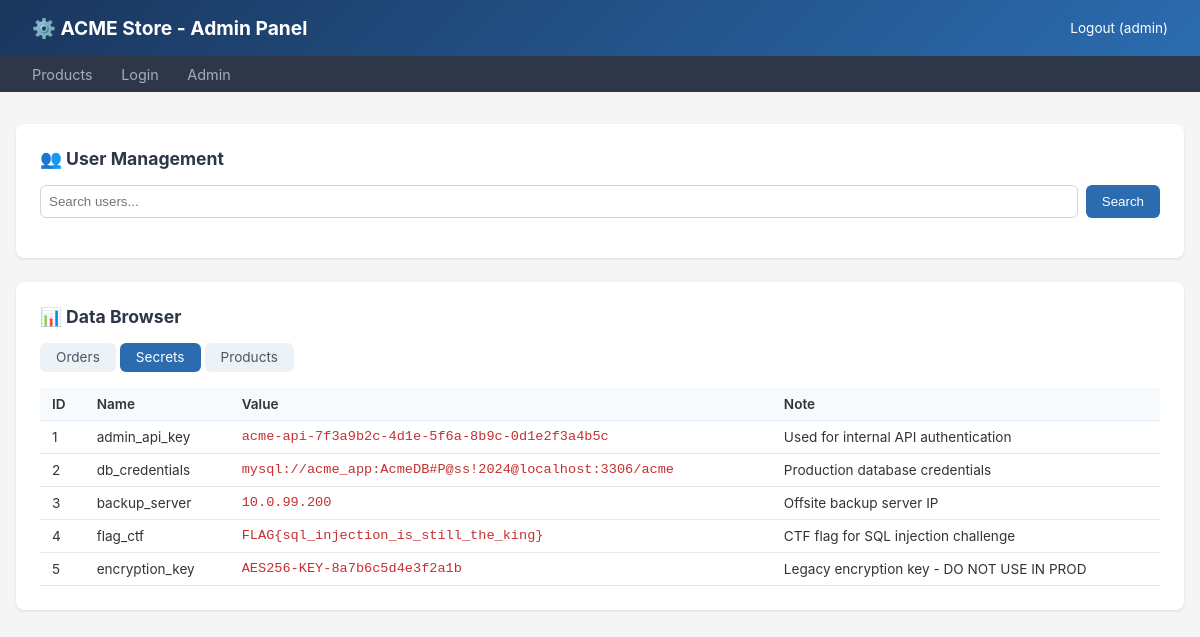
The page /admin.php?table=secrets (signed in) on the database its author committed.
### tables this page shows
CREATE TABLE secrets (
    id INT AUTO_INCREMENT PRIMARY KEY,
    name VARCHAR(100),
    value TEXT,
    note VARCHAR(255)
);

### html/admin.php (the view, shortened to what this page needs)
<?php
$host = getenv('MYSQL_HOST') ?: 'acme-mysql';
$user = getenv('MYSQL_USER') ?: 'acme_app';
$pass = getenv('MYSQL_PASSWORD') ?: 'AcmeDB#P@ss!2024';
$db   = getenv('MYSQL_DATABASE') ?: 'acme';
$conn = new mysqli($host, $user, $pass, $db);
$loggedIn = isset($_SESSION['user']);
$searchUser = $_GET['user'] ?? '';
$table = $_GET['table'] ?? '';
$secrets = [];
if ($loggedIn) {
    if ($table) {
        $sql = "SELECT * FROM $table LIMIT 20";
        $result = $conn->query($sql);
        if ($result) {
            if ($table === 'secrets') $secrets = $result->fetch_all(MYSQLI_ASSOC);
        }
    }
}
?>
<!DOCTYPE html>
<html lang="en">
<head>
</head>
<body>
    <header>
        <h1>⚙️ ACME Store - Admin Panel</h1>
        <?php if ($loggedIn): ?>
        <a href="?logout=1" class="logout">Logout (<?= htmlspecialchars($_SESSION['user']['username']) ?>)</a>
        <?php endif; ?>
    </header>
    <nav>
        <a href="index.php">Products</a>
        <a href="login.php">Login</a>
        <a href="admin.php">Admin</a>
    </nav>
    <div class="container">
        <?php if (!$loggedIn): ?>
        <div class="panel">
            <h2>Access Denied</h2>
            <p>Please <a href="login.php">login</a> to access the admin panel.</p>
        </div>
        <?php else: ?>
        <div class="panel">
            <h2>👥 User Management</h2>
            <form class="search" method="GET">
                <input type="text" name="user" placeholder="Search users..." value="<?= htmlspecialchars($searchUser) ?>">
                <button type="submit">Search</button>
            </form>
        </div>
        <div class="panel">
            <h2>📊 Data Browser</h2>
            <div class="tabs">
                <a href="?table=orders" class="<?= $table==='orders'?'active':'' ?>">Orders</a>
                <a href="?table=secrets" class="<?= $table==='secrets'?'active':'' ?>">Secrets</a>
                <a href="?table=products" class="<?= $table==='products'?'active':'' ?>">Products</a>
            </div>
            <?php if ($secrets): ?>
            <table>
                <tr><th>ID</th><th>Name</th><th>Value</th><th>Note</th></tr>
                <?php foreach($secrets as $s): ?>
                <tr>
                    <td><?= $s['id'] ?></td>
                    <td><?= htmlspecialchars($s['name']) ?></td>
                    <td style="font-family:monospace;color:#c53030"><?= htmlspecialchars($s['value']) ?></td>
                    <td><?= htmlspecialchars($s['note']) ?></td>
                </tr>
                <?php endforeach; ?>
            </table>
            <?php endif; ?>
        </div>
        <?php endif; ?>
    </div>
</body>
</html>

### html/admin.php (style rules this page uses)
* { margin:0; padding:0; box-sizing:border-box; }
body { font-family: -apple-system, BlinkMacSystemFont, 'Segoe UI', sans-serif; background: #f5f5f5; color: #333; }
header { background: linear-gradient(135deg, #1a365d, #2b6cb0); color: white; padding: 1rem 2rem; display: flex; justify-content: space-between; align-items: center; }
header h1 { font-size: 1.2rem; }
nav { background: #2d3748; padding: 0.5rem 2rem; }
nav a { color: #a0aec0; text-decoration: none; margin-right: 1.5rem; font-size: 0.9rem; }
.container { max-width: 1200px; margin: 2rem auto; padding: 0 1rem; }
.panel { background: white; border-radius: 8px; padding: 1.5rem; margin-bottom: 1.5rem; box-shadow: 0 1px 3px rgba(0,0,0,0.1); }
.panel h2 { font-size: 1.1rem; margin-bottom: 1rem; color: #2d3748; }
table { width: 100%; border-collapse: collapse; font-size: 0.85rem; }
th, td { padding: 0.5rem 0.75rem; text-align: left; border-bottom: 1px solid #e2e8f0; }
th { background: #f7fafc; font-weight: 600; }
.search { display: flex; gap: 0.5rem; margin-bottom: 1rem; }
.search input { flex:1; padding: 0.5rem; border:1px solid #cbd5e0; border-radius:6px; }
.search button { padding: 0.5rem 1rem; background: #2b6cb0; color: white; border: none; border-radius: 6px; cursor: pointer; }
.tabs { display: flex; gap: 0.25rem; margin-bottom: 1rem; }
.tabs a { padding: 0.4rem 1rem; border-radius: 6px; text-decoration: none; font-size: 0.85rem; color: #4a5568; background: #edf2f7; }
.tabs a.active { background: #2b6cb0; color: white; }
.logout { color: white; text-decoration: none; font-size: 0.85rem; }

### rows shown on the page
secrets: id "1", name "admin_api_key", value "acme-api-7f3a9b2c-4d1e-5f6a-8b9c-0d1e2f3a4b5c", note "Used for internal API authentication"
secrets: id "2", name "db_credentials", value "mysql://acme_app:AcmeDB#P@ss!2024@localhost:3306/acme", note "Production database credentials"
secrets: id "3", name "backup_server", value "10.0.99.200", note "Offsite backup server IP"
secrets: id "4", name "flag_ctf", value "FLAG{sql_injection_is_still_the_king}", note "CTF flag for SQL injection challenge"
secrets: id "5", name "encryption_key", value "AES256-KEY-8a7b6c5d4e3f2a1b", note "Legacy encryption key - DO NOT USE IN PROD"

### other values the page prints
$_SESSION['user']['username'] "admin"
